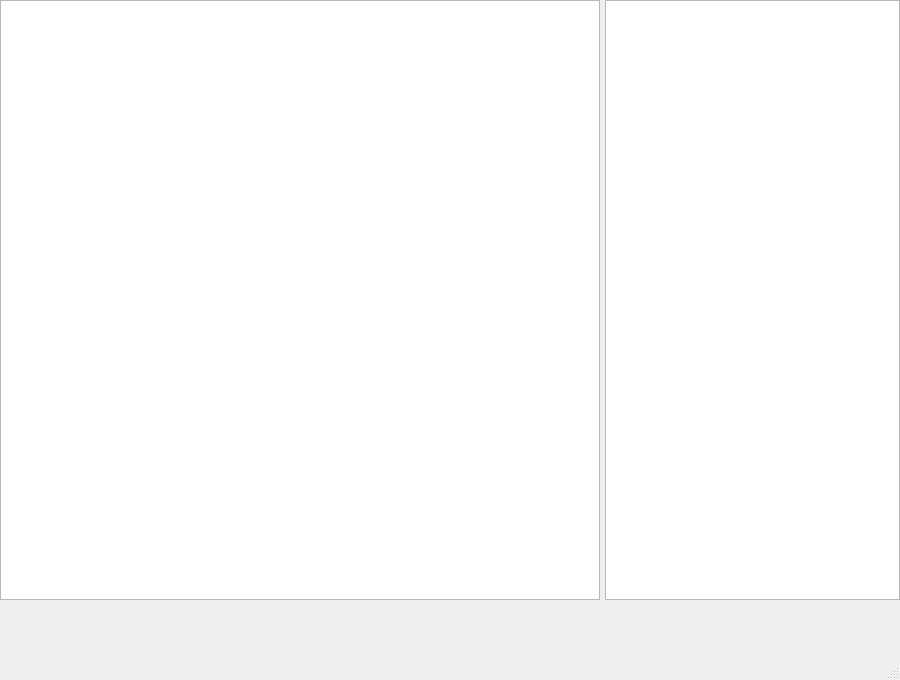
<?xml version="1.0" encoding="UTF-8"?>
<ui version="4.0">
 <class>MainWindow</class>
 <widget class="QMainWindow" name="MainWindow">
  <property name="geometry">
   <rect>
    <x>0</x>
    <y>0</y>
    <width>900</width>
    <height>680</height>
   </rect>
  </property>
  <property name="font">
   <font>
    <pointsize>16</pointsize>
   </font>
  </property>
  <property name="windowTitle">
   <string>Ehdu Chess Server</string>
  </property>
  <widget class="QWidget" name="centralwidget">
   <widget class="QGraphicsView" name="graphicsView">
    <property name="geometry">
     <rect>
      <x>0</x>
      <y>0</y>
      <width>600</width>
      <height>600</height>
     </rect>
    </property>
    <property name="verticalScrollBarPolicy">
     <enum>Qt::ScrollBarAlwaysOff</enum>
    </property>
    <property name="horizontalScrollBarPolicy">
     <enum>Qt::ScrollBarAlwaysOff</enum>
    </property>
    <property name="interactive">
     <bool>false</bool>
    </property>
    <property name="sceneRect">
     <rectf>
      <x>0.000000000000000</x>
      <y>0.000000000000000</y>
      <width>600.000000000000000</width>
      <height>600.000000000000000</height>
     </rectf>
    </property>
   </widget>
   <widget class="QTextEdit" name="textEdit">
    <property name="geometry">
     <rect>
      <x>605</x>
      <y>0</y>
      <width>295</width>
      <height>600</height>
     </rect>
    </property>
    <property name="font">
     <font>
      <family>Times New Roman</family>
      <pointsize>16</pointsize>
     </font>
    </property>
    <property name="readOnly">
     <bool>true</bool>
    </property>
   </widget>
  </widget>
  <widget class="QMenuBar" name="menubar">
   <property name="geometry">
    <rect>
     <x>0</x>
     <y>0</y>
     <width>900</width>
     <height>41</height>
    </rect>
   </property>
  </widget>
  <widget class="QStatusBar" name="statusbar"/>
 </widget>
 <resources/>
 <connections/>
</ui>
